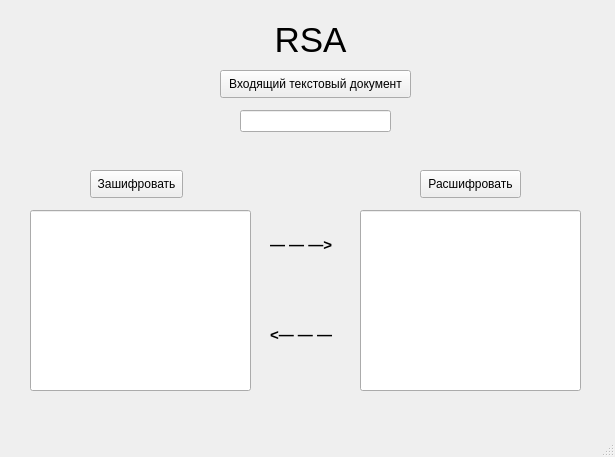
<?xml version="1.0" encoding="UTF-8"?>
<ui version="4.0">
 <class>MainWindow</class>
 <widget class="QMainWindow" name="MainWindow">
  <property name="geometry">
   <rect>
    <x>0</x>
    <y>0</y>
    <width>615</width>
    <height>457</height>
   </rect>
  </property>
  <property name="windowTitle">
   <string>MainWindow</string>
  </property>
  <property name="iconSize">
   <size>
    <width>30</width>
    <height>30</height>
   </size>
  </property>
  <widget class="QWidget" name="centralwidget">
   <widget class="QLabel" name="label">
    <property name="geometry">
     <rect>
      <x>270</x>
      <y>10</y>
      <width>81</width>
      <height>61</height>
     </rect>
    </property>
    <property name="text">
     <string>&lt;!DOCTYPE HTML PUBLIC &quot;-//W3C//DTD HTML 4.0//EN&quot; &quot;http://www.w3.org/TR/REC-html40/strict.dtd&quot;&gt;
&lt;html&gt;&lt;head&gt;&lt;meta name=&quot;qrichtext&quot; content=&quot;1&quot; /&gt;&lt;style type=&quot;text/css&quot;&gt;
p, li { white-space: pre-wrap; }
&lt;/style&gt;&lt;/head&gt;&lt;body style=&quot; font-family:'MS Shell Dlg 2'; font-size:8pt; font-weight:400; font-style:normal;&quot;&gt;
&lt;p align=&quot;center&quot; style=&quot; margin-top:12px; margin-bottom:12px; margin-left:0px; margin-right:0px; -qt-block-indent:0; text-indent:0px;&quot;&gt;&lt;span style=&quot; font-size:26pt; color:#000000;&quot;&gt;RSA&lt;/span&gt;&lt;/p&gt;&lt;/body&gt;&lt;/html&gt;</string>
    </property>
    <property name="scaledContents">
     <bool>false</bool>
    </property>
   </widget>
   <widget class="QLabel" name="label_2">
    <property name="geometry">
     <rect>
      <x>270</x>
      <y>230</y>
      <width>81</width>
      <height>31</height>
     </rect>
    </property>
    <property name="text">
     <string>&lt;html&gt;&lt;head/&gt;&lt;body&gt;&lt;p&gt;&lt;span style=&quot; font-size:11pt; font-weight:600;&quot;&gt; ― ― ―&amp;gt;&lt;/span&gt;&lt;/p&gt;&lt;/body&gt;&lt;/html&gt;</string>
    </property>
   </widget>
   <widget class="QLabel" name="label_3">
    <property name="geometry">
     <rect>
      <x>270</x>
      <y>320</y>
      <width>81</width>
      <height>31</height>
     </rect>
    </property>
    <property name="text">
     <string>&lt;html&gt;&lt;head/&gt;&lt;body&gt;&lt;p&gt;&lt;span style=&quot; font-size:11pt; font-weight:600;&quot;&gt;&amp;lt;― ― ―&lt;/span&gt;&lt;/p&gt;&lt;/body&gt;&lt;/html&gt;</string>
    </property>
   </widget>
   <widget class="QPushButton" name="pushButton">
    <property name="geometry">
     <rect>
      <x>90</x>
      <y>170</y>
      <width>93</width>
      <height>28</height>
     </rect>
    </property>
    <property name="text">
     <string>Зашифровать</string>
    </property>
   </widget>
   <widget class="QPushButton" name="pushButton_2">
    <property name="geometry">
     <rect>
      <x>420</x>
      <y>170</y>
      <width>101</width>
      <height>28</height>
     </rect>
    </property>
    <property name="text">
     <string>Расшифровать</string>
    </property>
   </widget>
   <widget class="QPushButton" name="pushButton_3">
    <property name="geometry">
     <rect>
      <x>220</x>
      <y>70</y>
      <width>191</width>
      <height>28</height>
     </rect>
    </property>
    <property name="text">
     <string>Входящий текстовый документ</string>
    </property>
   </widget>
   <widget class="QLineEdit" name="lineEdit">
    <property name="geometry">
     <rect>
      <x>30</x>
      <y>210</y>
      <width>221</width>
      <height>181</height>
     </rect>
    </property>
   </widget>
   <widget class="QLineEdit" name="lineEdit_2">
    <property name="geometry">
     <rect>
      <x>360</x>
      <y>210</y>
      <width>221</width>
      <height>181</height>
     </rect>
    </property>
   </widget>
   <widget class="QLineEdit" name="lineEdit_3">
    <property name="geometry">
     <rect>
      <x>240</x>
      <y>110</y>
      <width>151</width>
      <height>22</height>
     </rect>
    </property>
   </widget>
  </widget>
  <widget class="QStatusBar" name="statusbar"/>
 </widget>
 <resources/>
 <connections/>
</ui>
